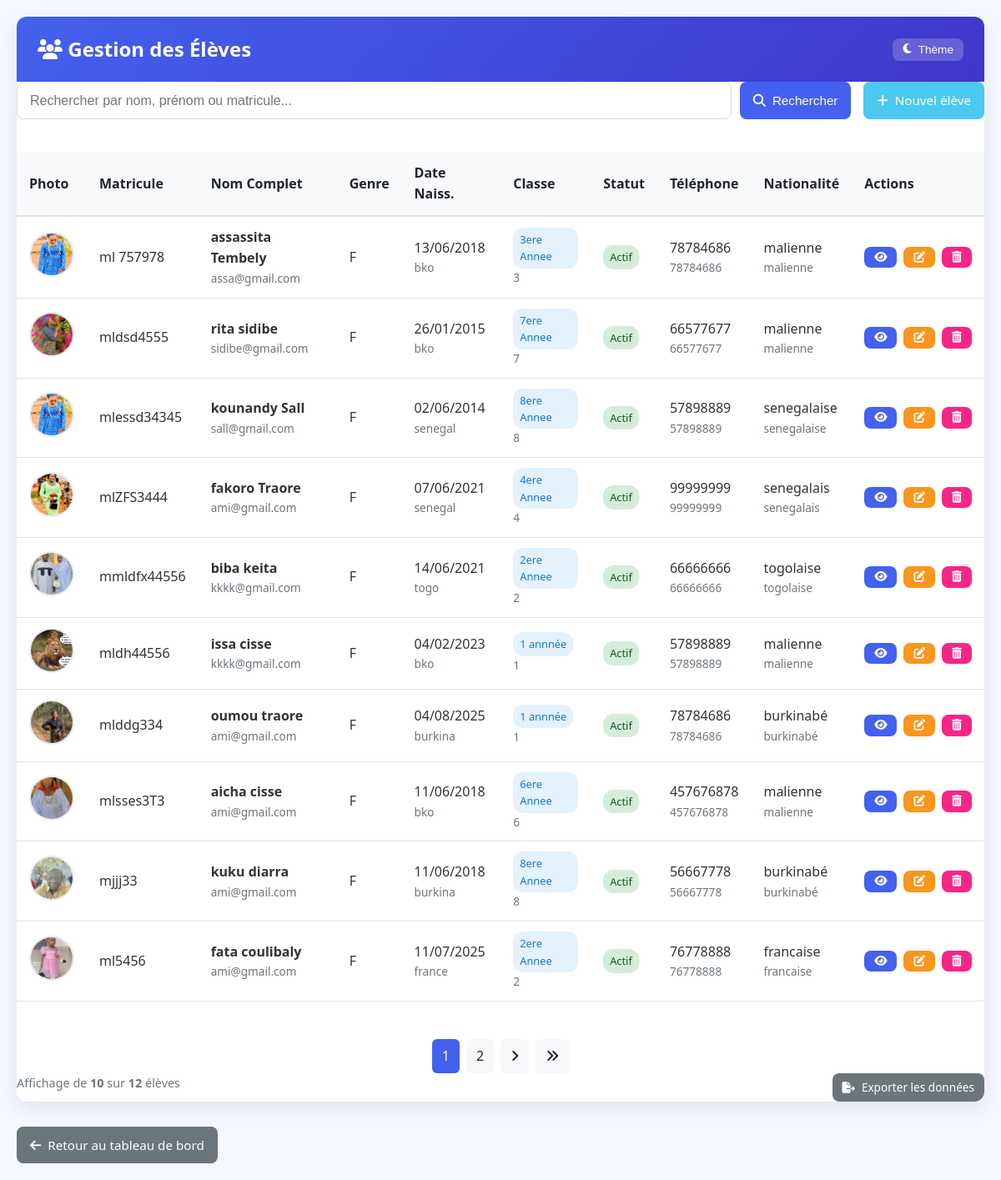
Screenshot of /eleves.php with the database file from the repository.
### tables this page shows
CREATE TABLE `eleves` (
  `id` int(11) NOT NULL,
  `nom` varchar(100) DEFAULT NULL,
  `prenom` varchar(100) DEFAULT NULL,
  `photo` varchar(100) NOT NULL,
  `created_at` datetime NOT NULL,
  `date_naissance` date DEFAULT NULL,
  `classe` varchar(100) DEFAULT NULL,
  `genre` enum('M','F') DEFAULT NULL,
  `classe_id` int(11) DEFAULT NULL,
  `matricule` varchar(50) DEFAULT NULL,
  `date_inscription` date DEFAULT NULL,
  `statut` enum('actif','inactif') DEFAULT 'actif',
  `lieu_naissance` varchar(100) DEFAULT NULL,
  `nationalite` varchar(50) DEFAULT NULL,
  `nom_pere` varchar(50) DEFAULT NULL,
  `nom_mere` varchar(50) DEFAULT NULL,
  `tel_parent` varchar(20) DEFAULT NULL,
  `adresse` text DEFAULT NULL,
  `telephone` varchar(20) DEFAULT NULL,
  `email` varchar(100) DEFAULT NULL COMMENT 'Adresse email de l''élève',
  `remarques` text DEFAULT NULL COMMENT 'Remarques et observations sur l''élève'
);

CREATE TABLE `classes` (
  `id` int(11) NOT NULL,
  `nom` varchar(50) DEFAULT NULL,
  `annee` int(11) NOT NULL DEFAULT 1,
  `niveau` varchar(50) DEFAULT NULL
);

### eleves.php (the view, shortened to what this page needs)
<?php
require_once './functions.php';
$search = $_GET['search'] ?? '';
$eleves = [];
$total = 0;
$totalPages = 1;
$limit = 10;
$page = isset($_GET['page']) ? max(1, intval($_GET['page'])) : 1;
$offset = ($page - 1) * $limit;
try {
    $whereClause = '';
    $params = [];
    $countSql = "SELECT COUNT(*) FROM eleves $whereClause";
    $countStmt = $pdo->prepare($countSql);
    $countStmt->execute($params);
    $total = $countStmt->fetchColumn();
    $totalPages = ceil($total / $limit);
    if ($total > 0) {
        $sql = "SELECT
                    eleves.*,
                    classes.nom AS classe_nom,
                    classes.niveau AS classe_niveau
                FROM eleves
                LEFT JOIN classes ON eleves.classe_id = classes.id
                $whereClause
                ORDER BY eleves.id DESC
                LIMIT :limit OFFSET :offset";
        $stmt = $pdo->prepare($sql);
        $stmt->bindValue(':limit', $limit, PDO::PARAM_INT);
        $stmt->bindValue(':offset', $offset, PDO::PARAM_INT);
        $stmt->execute();
        $eleves = $stmt->fetchAll(PDO::FETCH_ASSOC);
    }
} catch (PDOException $e) {
    $error = "Erreur de base de données : " . $e->getMessage();
} catch (Exception $e) {
    $error = "Erreur : " . $e->getMessage();
}
?>
<!DOCTYPE html>
<html lang="fr">
<head>
  <link rel="stylesheet" href="https://cdnjs.cloudflare.com/ajax/libs/font-awesome/6.4.0/css/all.min.css">
</head>
<body>
  <div class="container">
    <div class="card">
      <div class="card-header">
        <div class="header-title">
          <h2><i class="fas fa-users"></i> Gestion des Élèves</h2>
        </div>
        <div class="header-actions">
          <button id="themeToggle" class="btn btn-sm" style="background: rgba(255,255,255,0.2); color: white;">
            <i class="fas fa-moon"></i> Thème
          </button>
        </div>
      </div>
      <div class="card-body">
        <div class="search-container">
          <form method="GET" style="flex: 1; display: flex; gap: 10px;">
            <input type="text" name="search" class="search-input" placeholder="Rechercher par nom, prénom ou matricule..." value="<?= htmlspecialchars($search) ?>">
            <button type="submit" class="btn btn-primary">
              <i class="fas fa-search"></i> Rechercher
            </button>
          </form>
          <a href="ajouter_eleve.php" class="btn btn-success">
            <i class="fas fa-plus"></i> Nouvel élève
          </a>
        </div>
        <?php if (!empty($eleves)): ?>
        <div style="overflow-x: auto;">
          <table class="table">
            <thead>
              <tr>
                <th>Photo</th>
                <th>Matricule</th>
                <th>Nom Complet</th>
                <th>Genre</th>
                <th>Date Naiss.</th>
                <th>Classe</th>
                <th>Statut</th>
                <th>Téléphone</th>
                <th>Nationalité</th>
                <th>Actions</th>
              </tr>
            </thead>
            <tbody>
              <?php foreach ($eleves as $eleve): ?>
              <tr>
                <td>
                  <?php if (!empty($eleve['photo'])): ?>
                    <img src="<?= htmlspecialchars($eleve['photo']) ?>" class="photo" alt="Photo de <?= htmlspecialchars($eleve['prenom']) ?>">
                  <?php else: ?>
                    <div class="photo-placeholder">
                      <i class="fas fa-user"></i>
                    </div>
                  <?php endif; ?>
                </td>
                <td><?= htmlspecialchars($eleve['matricule']) ?></td>
                <td>
                  <strong><?= htmlspecialchars($eleve['prenom'] . ' ' . $eleve['nom']) ?></strong>
                  <div class="text-muted small"><?= htmlspecialchars($eleve['email']) ?></div>
                </td>
                <td><?= $eleve['genre'] == 'M' ? 'M' : 'F' ?></td>
                <td>
                  <?= !empty($eleve['date_naissance']) ? date('d/m/Y', strtotime($eleve['date_naissance'])) : 'N/A' ?>
                  <div class="text-muted small"><?= htmlspecialchars($eleve['lieu_naissance']) ?></div>
                </td>
                <td>
                  <span class="badge" style="background: #e3f2fd; color: #1976d2;">
                    <?= htmlspecialchars($eleve['classe_nom'] ?? 'Non affecté') ?>
                  </span>
                  <div class="text-muted small"><?= htmlspecialchars($eleve['classe_niveau'] ?? '') ?></div>
                </td>
                <td>
                  <span class="badge" style="background: <?= $eleve['statut'] == 'actif' ? '#d4edda' : '#f8d7da' ?>; color: <?= $eleve['statut'] == 'actif' ? '#155724' : '#721c24' ?>;">
                    <?= $eleve['statut'] == 'actif' ? 'Actif' : 'Inactif' ?>
                  </span>
                </td>
                <td>
                  <?= htmlspecialchars($eleve['tel_parent']) ?>
                  <div class="text-muted small"><?= htmlspecialchars($eleve['tel_parent']) ?></div>
                </td>
                <td>
                  <?= htmlspecialchars($eleve['nationalite']) ?>
                  <div class="text-muted small"><?= htmlspecialchars($eleve['nationalite']) ?></div>
                </td>
                <td>
                  <div class="actions">
                    <a href="voir_eleve.php?id=<?= $eleve['id'] ?>" class="btn btn-primary btn-sm" title="Voir détails">
                      <i class="fas fa-eye"></i>
                    </a>
                    <a href="modifier_eleve.php?id=<?= $eleve['id'] ?>" class="btn btn-warning btn-sm" title="Modifier">
                      <i class="fas fa-edit"></i>
                    </a>
                    <a href="supprimer_eleve.php?id=<?= $eleve['id'] ?>" class="btn btn-danger btn-sm" title="Supprimer" onclick="return confirm('Êtes-vous sûr de vouloir supprimer cet élève ? Cette action est irréversible.')">
                      <i class="fas fa-trash-alt"></i>
                    </a>
                  </div>
                </td>
              </tr>
              <?php endforeach; ?>
            </tbody>
          </table>
        </div>
        <?php if ($totalPages > 1): ?>
        <div class="pagination">
          <?php for ($i = max(1, $page - 2); $i <= min($totalPages, $page + 2); $i++): ?>
            <a href="?<?= http_build_query(array_merge($_GET, ['page' => $i])) ?>" class="page-link <?= $i == $page ? 'active' : '' ?>">
              <?= $i ?>
            </a>
          <?php endfor; ?>
          <?php if ($page < $totalPages): ?>
            <a href="?<?= http_build_query(array_merge($_GET, ['page' => $page + 1])) ?>" class="page-link" title="Page suivante">
              <i class="fas fa-angle-right"></i>
            </a>
            <a href="?<?= http_build_query(array_merge($_GET, ['page' => $totalPages])) ?>" class="page-link" title="Dernière page">
              <i class="fas fa-angle-double-right"></i>
            </a>
          <?php endif; ?>
        </div>
        <?php endif; ?>
        <?php else: ?>
          <div class="alert alert-info">
            <i class="fas fa-info-circle"></i> Aucun élève trouvé. <?= !empty($search) ? 'Essayez avec un autre terme de recherche.' : '' ?>
          </div>
        <?php endif; ?>
      </div>
      <div class="card-footer">
        <div class="stats">
          <div>
            Affichage de <strong><?= count($eleves) ?></strong> sur <strong><?= $total ?></strong> élèves
          </div>
          <div>
            <a href="export_eleves.php?<?= http_build_query($_GET) ?>" class="btn btn-sm btn-secondary">
              <i class="fas fa-file-export"></i> Exporter les données
            </a>
          </div>
        </div>
      </div>
    </div>
    <a href="dashboard.php" class="btn btn-secondary mt-3">
      <i class="fas fa-arrow-left"></i> Retour au tableau de bord
    </a>
  </div>
</body>
</html>

### eleves.php (style rules this page uses)
:root { --primary: #4361ee; --primary-dark: #3a56d4; --secondary: #3f37c9; --success: #4cc9f0; --warning: #f8961e; --danger: #f72585; --light: #f8f9fa; --dark: #212529; --gray: #6c757d; --border-radius: 12px; --box-shadow: 0 8px 24px rgba(0, 0, 0, 0.08); }
body { font-family: 'Segoe UI', system-ui, -apple-system, sans-serif; background-color: #f5f7ff; color: #333; line-height: 1.6; margin: 0; padding: 20px; }
.container { max-width: 1200px; margin: 0 auto; }
.card { background: white; border-radius: var(--border-radius); box-shadow: var(--box-shadow); overflow: hidden; margin-bottom: 30px; }
.card-header { background: linear-gradient(135deg, var(--primary), var(--secondary)); color: white; padding: 20px 25px; display: flex; justify-content: space-between; align-items: center; }
.header-title { display: flex; align-items: center; gap: 15px; }
.header-actions { display: flex; gap: 10px; }
.card-header h2 { margin: 0; font-weight: 600; font-size: 1.5rem; }
.btn { display: inline-flex; align-items: center; justify-content: center; gap: 8px; padding: 10px 16px; border-radius: 8px; font-weight: 500; cursor: pointer; transition: all 0.2s ease; text-decoration: none; border: none; font-size: 0.95rem; }
.btn-sm { padding: 6px 12px; font-size: 0.85rem; }
.btn-primary { background-color: var(--primary); color: white; }
.btn-success { background-color: var(--success); color: white; }
.btn-warning { background-color: var(--warning); color: white; }
.btn-danger { background-color: var(--danger); color: white; }
.btn-secondary { background-color: var(--gray); color: white; }
.search-container { display: flex; gap: 15px; margin-bottom: 20px; }
.search-input { flex: 1; padding: 10px 15px; border: 1px solid #ddd; border-radius: 8px; font-size: 1rem; transition: border-color 0.2s; }
.table { width: 100%; border-collapse: collapse; margin: 20px 0; }
.table th { background-color: #f8f9fa; padding: 12px 15px; text-align: left; font-weight: 600; color: var(--dark); border-bottom: 2px solid #dee2e6; }
.table td { padding: 12px 15px; border-bottom: 1px solid #dee2e6; vertical-align: middle; }
.photo { width: 50px; height: 50px; object-fit: cover; border-radius: 50%; border: 2px solid #e9ecef; }
.actions { display: flex; gap: 8px; }
.pagination { display: flex; gap: 8px; justify-content: center; margin-top: 25px; }
.page-link { padding: 8px 12px; border-radius: 6px; background-color: #f8f9fa; color: var(--dark); text-decoration: none; transition: all 0.2s; }
.page-link.active { background-color: var(--primary); color: white; }
.stats { display: flex; justify-content: space-between; color: var(--gray); font-size: 0.9rem; }
.badge { display: inline-block; padding: 4px 8px; border-radius: 12px; font-size: 0.8rem; font-weight: 500; }
.text-muted { color: #6c757d; }
.small { font-size: 0.85rem; }

### rows the page displays
eleves: photo (picture), matricule "ml 757978", prenom+nom "assassita Tembely", email "assa@gmail.com", shows "F", date_naissance "13/06/2018", lieu_naissance "bko", classe.nom "3ere Annee", classe.niveau "3", statut "Actif", tel_parent "78784686", nationalite "malienne"
eleves: photo (picture), matricule "mldsd4555", prenom+nom "rita sidibe", email "sidibe@gmail.com", shows "F", date_naissance "26/01/2015", lieu_naissance "bko", classe.nom "7ere Annee", classe.niveau "7", statut "Actif", tel_parent "66577677", nationalite "malienne"
eleves: photo (picture), matricule "mlessd34345", prenom+nom "kounandy Sall", email "sall@gmail.com", shows "F", date_naissance "02/06/2014", lieu_naissance "senegal", classe.nom "8ere Annee", classe.niveau "8", statut "Actif", tel_parent "57898889", nationalite "senegalaise"
eleves: photo (picture), matricule "mlZFS3444", prenom+nom "fakoro Traore", email "ami@gmail.com", date_naissance "07/06/2021", lieu_naissance "senegal", classe.nom "4ere Annee", classe.niveau "4", statut "Actif", tel_parent "99999999", nationalite "senegalais"
eleves: photo (picture), matricule "mmldfx44556", prenom+nom "biba keita", email "kkkk@gmail.com", shows "F", date_naissance "14/06/2021", lieu_naissance "togo", classe.nom "2ere Annee", classe.niveau "2", statut "Actif", tel_parent "66666666", nationalite "togolaise"
eleves: photo (picture), matricule "mldh44556", prenom+nom "issa cisse", email "kkkk@gmail.com", shows "F", date_naissance "04/02/2023", lieu_naissance "bko", classe.nom "1 annnée", classe.niveau "1", statut "Actif", tel_parent "57898889", nationalite "malienne"
eleves: photo (picture), matricule "mlddg334", prenom+nom "oumou traore", email "ami@gmail.com", shows "F", date_naissance "04/08/2025", lieu_naissance "burkina", classe.nom "1 annnée", classe.niveau "1", statut "Actif", tel_parent "78784686", nationalite "burkinabé"
eleves: photo (picture), matricule "mlsses3T3", prenom+nom "aicha cisse", email "ami@gmail.com", shows "F", date_naissance "11/06/2018", lieu_naissance "bko", classe.nom "6ere Annee", classe.niveau "6", statut "Actif", tel_parent "457676878", nationalite "malienne"
eleves: photo (picture), matricule "mjjj33", prenom+nom "kuku diarra", email "ami@gmail.com", shows "F", date_naissance "11/06/2018", lieu_naissance "burkina", classe.nom "8ere Annee", classe.niveau "8", statut "Actif", tel_parent "56667778", nationalite "burkinabé"
eleves: photo (picture), matricule "ml5456", prenom+nom "fata coulibaly", email "ami@gmail.com", shows "F", date_naissance "11/07/2025", lieu_naissance "france", classe.nom "2ere Annee", classe.niveau "2", statut "Actif", tel_parent "76778888", nationalite "francaise"

### other values shown
count($eleves) "10"
$total "12"
